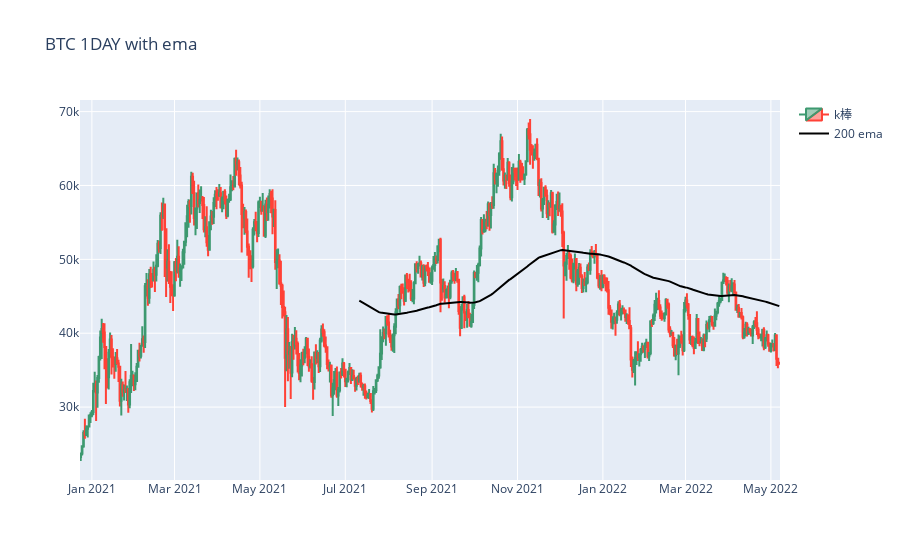

The notebook cell this image was saved under:
### Code cell
fig=go.Figure(data=[go.Candlestick( x=df['dt'],
                                    open=df['open'],
                                    high=df['high'],
                                    low=df['low'],
                                    close=df['close'],
                                    name="k棒"),
                                    
                    go.Scatter     (x=df['dt'],
                                    y=df['ema'],
                                    line=dict(color='black',width=2),
                                    name="200 ema")
                    ]
)

fig.update_layout(  xaxis_rangeslider_visible=False,
                    title="BTC 1DAY with ema",)
fig.show()

### Figure 1 — Plotly figure (JSON) as saved in the notebook; plotly's stock layout.template omitted (floating-point values rounded to 4 significant figures; data arrays with more than 128 entries replaced by an {"elided": "..."} marker saying what was removed)
{"data": [{"close": {"elided": "500 float values"}, "high": {"elided": "500 float values"}, "low": {"elided": "500 float values"}, "name": "k棒", "open": {"elided": "500 float values"}, "type": "candlestick", "x": {"elided": "500 str values"}}, {"line": {"color": "black", "width": 2}, "name": "200 ema", "type": "scatter", "x": {"elided": "500 str values"}, "y": {"elided": "500 float values"}}], "layout": {"title": {"text": "BTC 1DAY with ema"}, "xaxis": {"rangeslider": {"visible": false}}}}
